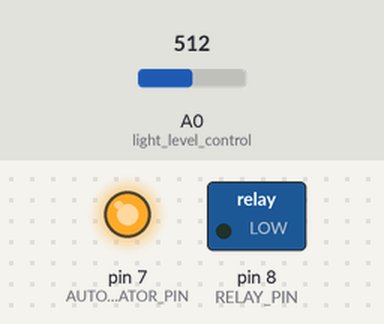
Bench run of a sketch on a simulated Arduino Uno, built with avr-gcc and run on an emulated ATmega328P. On the bench: switched loads named in the sketch (green lamp = pin HIGH), output pins drawn as LEDs (lit = HIGH). The test bench sets the inputs (shaded band); at power-on: A0 (light_level_control) = 512. What the sketch prints to the serial monitor is not drawn.

Above: at 1.2 s.
1.3 s: A0 (light_level_control) set to 487
At 2.3 s:
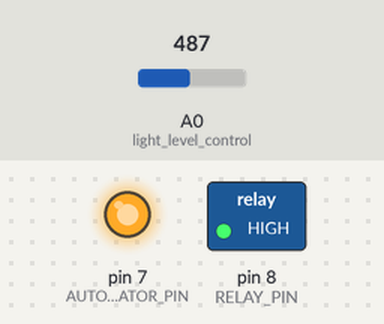
3.5 s: A0 (light_level_control) set to 511
At 5.0 s:
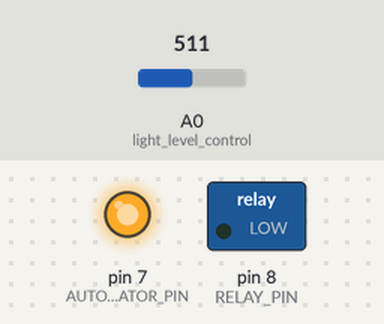
Timing chart, 0 to 6.5 s (numbered marks = the images above; inputs shaded):
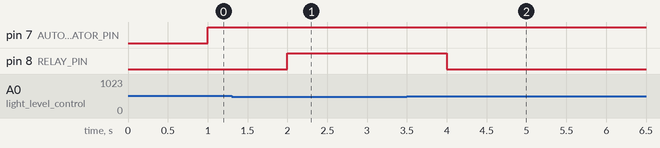

Measured:
- the behaviour switches between 500 and 499 on A0 (light_level_control) (found by bisection; images 0 and 1)
- after the input at 1.3 s, pin 8 (RELAY_PIN): LOW → HIGH after 0.70 s
- after the input at 3.5 s, pin 8 (RELAY_PIN): HIGH → LOW after 0.50 s

The sketch:

auto_light_control.ino
```cpp
#define RELAY_PIN 8
#define AUTO_INDICATOR_PIN 7
#define informer_interval 5000

#include <SoftwareSerial.h>
#include "TimerOne.h"

SoftwareSerial remote_serial(3, 2);
int light_analog_value = 0;
String light_state = "";
String current_status = "";
String command = "";
bool automatic_control = 1;
unsigned long previousMillis = 0;

void light_level_control() {
    light_analog_value = analogRead(A0);
    light_analog_value = map(light_analog_value, 0, 1000, 0, 100);

    if (automatic_control) {
        digitalWrite(AUTO_INDICATOR_PIN, HIGH);
        if (light_analog_value < 50) {
            light_state = "ON";
            digitalWrite(RELAY_PIN, HIGH);
        } else {
            digitalWrite(RELAY_PIN, LOW);
            light_state = "OFF";
        }
    } else {
        digitalWrite(AUTO_INDICATOR_PIN, LOW);
    }
}

void current_status_informer() {
    if (millis() - previousMillis >= informer_interval) {
        previousMillis = millis();
        current_status = "Current light level: " + String(light_analog_value) + "%\n" + "Ext. light state: " + String((digitalRead(RELAY_PIN)) ? "ON" : "OFF") + "\n" + "Auto light control: " + String((automatic_control) ? "ON" : "OFF") + "\n";
        remote_serial.println(current_status);
        Serial.println(current_status);
    }
}

void check_if_new_command() {
    if (remote_serial.available()) {
        command = remote_serial.readStringUntil("\n");
        remote_command_handle();
    }
}

void remote_command_handle() {
    if (command == "AUTO:OFF\n") {
        automatic_control = 0;
        remote_serial.println("Automatic light controll is turned off\n");
    } else if (command == "AUTO:ON\n") {
        automatic_control = 1;
        remote_serial.println("Automatic light controll is turned on\n");
    } else if (command == "LIGHT:ON\n") {
        if (automatic_control == 1) {
            remote_serial.println("You should turn off auto light\n");
        } else {
            digitalWrite(RELAY_PIN, HIGH);
            remote_serial.println("External light is manually turned on\n");
        }
    } else if (command == "LIGHT:OFF\n") {
        if (automatic_control == 1) {
            remote_serial.println("You should turn off auto light\n");
        } else {
            digitalWrite(RELAY_PIN, LOW);
            remote_serial.println("External light is manually turned off\n");
        }
    } else {
        remote_serial.println("This command is incorrect: " + command + "\n" + "Please try again.");
    }
}

void setup() {
    Serial.begin(9600);
    remote_serial.begin(9600);

    pinMode(RELAY_PIN, OUTPUT);
    pinMode(AUTO_INDICATOR_PIN, OUTPUT);

    Timer1.initialize(1000000);
    Timer1.attachInterrupt(light_level_control);
}

void loop() {
    check_if_new_command();
    current_status_informer();
}
```
